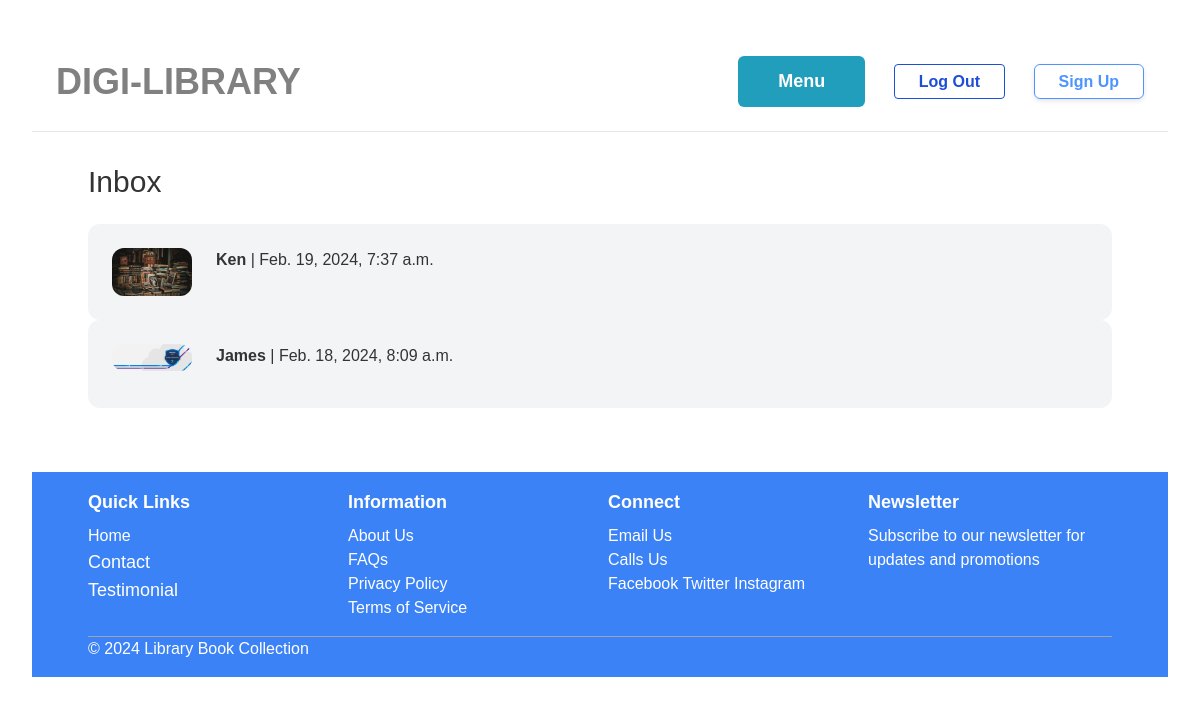
The app's page /conversation/ (signed in) with its own data.
### conversation/models.py (models this page shows)
class Conversation(models.Model):
    file = models.ForeignKey(File, related_name='conversations', on_delete=models.CASCADE)
    members = models.ManyToManyField(User, related_name='conversations')
    created_at = models.DateTimeField(auto_now_add=True)
    modified_at = models.DateTimeField(auto_now=True)
    class Meta:
        ordering = ('-modified_at',)

### file/models.py (models this page shows, shortened)
class File(models.Model):
    title = models.CharField(max_length=100)
    author = models.CharField(max_length=100)
    publication_year = models.PositiveIntegerField()
    category = models.ForeignKey(Category, related_name='files', on_delete=models.CASCADE)
    language = models.CharField(max_length=50)
    description = models.TextField(blank=True, null=True)
    available = models.BooleanField(default=True)
    rating = models.DecimalField(max_digits=3, decimal_places=2, null=True, blank=True)
    num_ratings = models.IntegerField(default=0)
    price = models.DecimalField(max_digits=10, decimal_places=2)
    image = models.ImageField(upload_to='file_images', blank=True, null=True)
    created_by = models.ForeignKey(User, related_name='uploaded_files', on_delete=models.CASCADE)
    created_at = models.DateTimeField(auto_now_add=True)
    file_type = models.CharField(max_length=50, choices=[('pdf', 'PDF'), ('slides', 'Slides'), ('doc', 'Doc')])
    file = models.FileField(upload_to='docs/')

### conversation/views.py (the view)
# urls.py: path('', views.inbox, name='inbox'),
@login_required
def inbox(request):
    conversations = Conversation.objects.filter(members__in=[request.user.id])
    return render(request, 'conversation/inbox.html', {
        'conversations': conversations
    })

### conversation/templates/conversation/inbox.html (shortened to what this page needs)
{% extends 'books/base.html' %}
{% block content %}
<h1 class="mb-6 text-3xl">Inbox</h1>
<div class="space-y-6">
    {% for conversation in conversations %}
        <a href="{% url 'conversation:detail' conversation.id %}">
            <div class="p-6 flex bg-gray-100 rounded-xl">
                <div class="pr-6">
                    <img src="{{ conversation.file.image.url }}" class="w-20 rounded-xl">
                </div>
                <div>
                    {% for member in conversation.members.all %}
                        {% if member != request.user %}
                            <p class="mb-4"><strong>{{ member.username }}</strong> | {{ conversation.modified_at }}</p>
                        {% endif %}
                    {% endfor %}
                </div>
            </div>
        </a>
    {% endfor %}
</div>
{% endblock %}

### records on screen
Conversation: file.image (picture), modified_at "Feb. 19, 2024, 7:37 a.m."
Conversation: file.image (picture), modified_at "Feb. 18, 2024, 8:09 a.m."

### other values on screen
{{ member.username }} "Ken"
{{ member.username }} "James"
